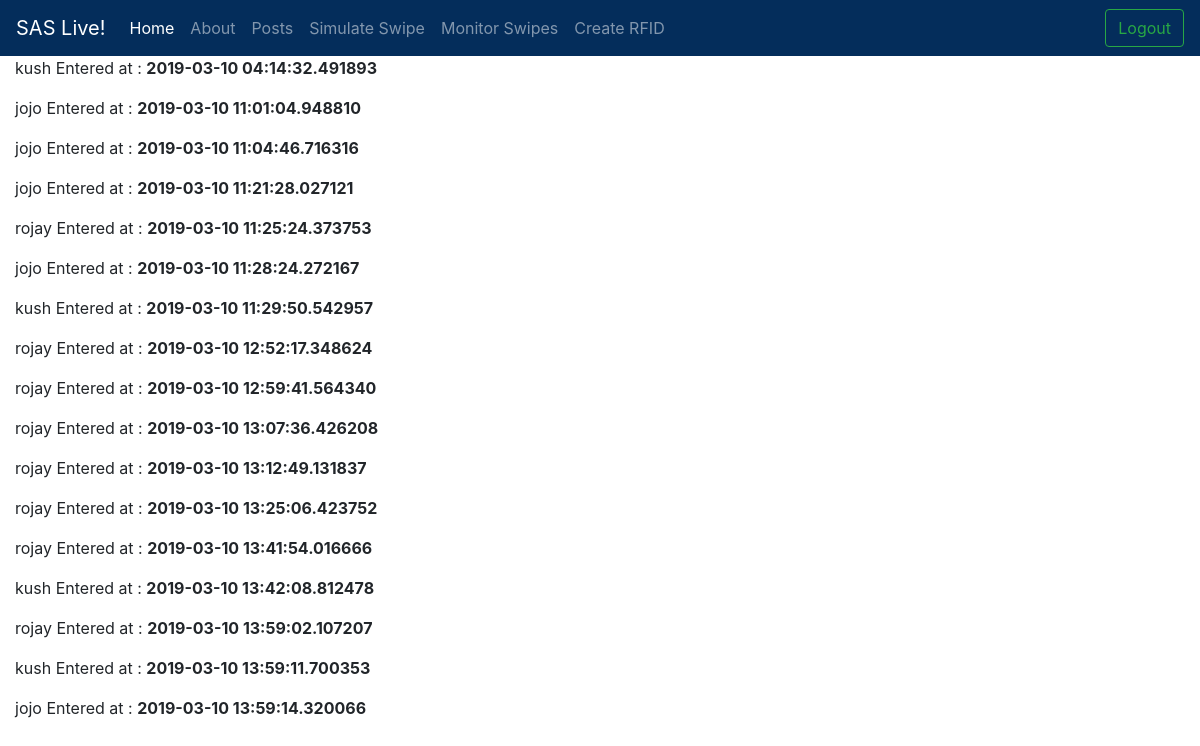
The page /monitorSwipes (signed in) on the database its author committed.
### app/models.py (models this page shows, shortened)
class User(UserMixin, db.Model):
    id = db.Column(db.Integer, primary_key = True)
    username = db.Column(db.String(64), index=True, unique=True)
    email = db.Column(db.String(120), index=True, unique=True)
    password_hash = db.Column(db.String(128))

class Swipe(db.Model):
    id = db.Column(db.Integer, primary_key=True)
    time = db.Column(db.DateTime, index=True, default=datetime.utcnow)
    rfid = db.Column(db.Integer)

### app/routes.py (the view)
@app.route('/monitorSwipes')
@login_required
def monitorSwipes():
    user = {'username': 'Miguel'}
    userswipes= []
    swipesList = Swipe.query.all()
    for curswipe in swipesList:
      rfid = Rfid.query.filter_by(rftagid=curswipe.rfid).first()
      if rfid is not None:
        user = User.query.filter_by(id=rfid.user_id).first()
        usswp=UserSwipe(user.username, curswipe.time)
        userswipes.append(usswp)
    return render_template('swipes.html', title='Swipes', user=user, swipes=swipesList, userswipes=userswipes)

### app/models.py (called while the page is built)
@login.user_loader
def load_user(id):
    return User.query.get(int(id))

### app/templates/swipes.html
{% extends "droneBase.html" %}
{% block content %}
    {% for userswp in userswipes %}
    <div><p>{{userswp.username}} Entered at : <b> {{ userswp.time }}</b></p></div>
    {% endfor %}
{% endblock %}

### app/templates/droneBase.html (shortened to what this page needs)
<!DOCTYPE html>
<html lang="en" dir="ltr">
  <head>
    <link rel="stylesheet" href="https://stackpath.bootstrapcdn.com/bootstrap/4.2.1/css/bootstrap.min.css">
    <link rel="stylesheet" href="{{ url_for('static', filename = 'style.css')}}">
  </head>
  <body>
    <nav class="navbar navbar-expand-lg navbar-dark" id ="navBarTop" >
  <a class="navbar-brand" href="#">SAS Live!</a>
  <div class="collapse navbar-collapse" id="navbarSupportedContent">
    <ul class="navbar-nav mr-auto">
      <li class="nav-item active">
        <a class="nav-link" href="/">Home <span class="sr-only">(current)</span></a>
      </li>
      <li class="nav-item">
        <a class="nav-link" href="/login">About</a>
      </li>
      <li class="nav-item">
        <a class="nav-link" href="/posts">Posts</a>
      </li>
      <li class="nav-item">
          <a class="nav-link" href="/simulateSwipe">Simulate Swipe</a>
        </li>
      <li class="nav-item">
          <a class="nav-link" href="/monitorSwipes">Monitor Swipes</a>
        </li>
      <li class="nav-item">
          <a class="nav-link" href="/createnewrfid">Create RFID</a>
      </li>
    </ul>
    <form class="form-inline my-2 my-lg-0">
      <form action = "{{url_for('login')}}">
      {% if current_user.is_anonymous %}
      <a class="btn btn-outline-success my-2 my-sm-0 "href= "/login" >Login</a>
      <div     width:50px  height:auto  display:inline-block/>
      {% else %}
      <a class="btn btn-outline-success my-2 my-sm-0 " href= "/logout" >Logout</a>
      {% endif %}
      </form>
    </form>
  </div>
</nav>
<div class = "container-fluid" >
{% block content %}{% endblock %}
  </body>
</html>

### app/static/style.css (style rules this page uses)
#navBarTop { background-color: #042D5B; }

### rows shown on the page
User: username "kush", time "2019-03-10 04:14:32.491893", time "2019-03-10 11:29:50.542957", time "2019-03-10 13:42:08.812478", time "2019-03-10 13:59:11.700353"
User: username "jojo", time "2019-03-10 11:01:04.948810", time "2019-03-10 11:04:46.716316", time "2019-03-10 11:21:28.027121", time "2019-03-10 11:28:24.272167", time "2019-03-10 13:59:14.320066"
User: username "rojay", time "2019-03-10 11:25:24.373753", time "2019-03-10 12:52:17.348624", time "2019-03-10 12:59:41.564340", time "2019-03-10 13:07:36.426208", time "2019-03-10 13:12:49.131837", time "2019-03-10 13:25:06.423752", time "2019-03-10 13:41:54.016666", time "2019-03-10 13:59:02.107207"
